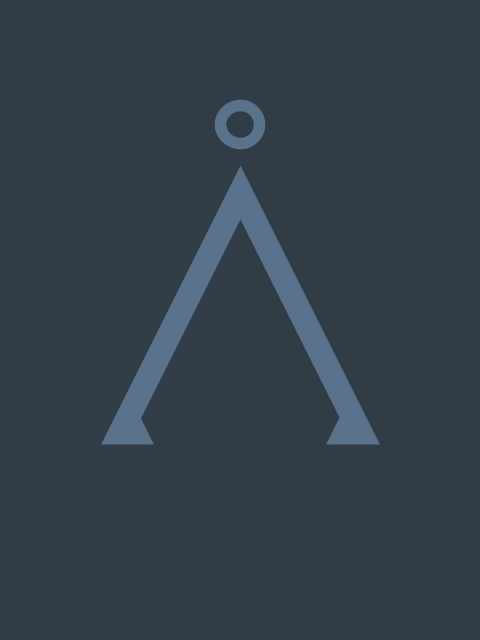
Frame 1 (no input)
Frame 2 (the mouse pressed at the canvas centre, redrawn once): identical to frame 1, image omitted

The Processing sketch that drew this single still picture (run headless with seeded random() and noise(); the mouse was pressed at the canvas centre and the sketch redrawn once):

// Processing sketch: stargate
// ── stargate.pde
// Manuale di Programmazione Cinematografica
// Daniele Olmisani, 2017

// Stargate (1994)


final color PAPER = color(50, 60, 70);
final color INK = color(90, 115, 140);


void setup() {
  size(480, 640);
  noLoop();
}

void draw() {
  
  final float S = min(width, height);
  final float U = 0.002;
  
  translate(0.5*width, 0.3*height);
  scale(S);
  
  background(PAPER);
  
  noFill();
  
  stroke(INK);
  strokeCap(SQUARE);
  strokeWeight(25*U);
  
  beginShape();
    vertex(-0.23, 0.48);
    vertex(-0.22, 0.50);
    vertex(-0.25, 0.50);
    vertex( 0.00, 0.00);
    vertex( 0.25, 0.50);
    vertex( 0.22, 0.50);
    vertex( 0.23, 0.48);
  endShape();
  
  strokeWeight(12*U);
  ellipse(0.00, -0.14, 0.08, 0.08);
  
  save("stargate.png");

}
